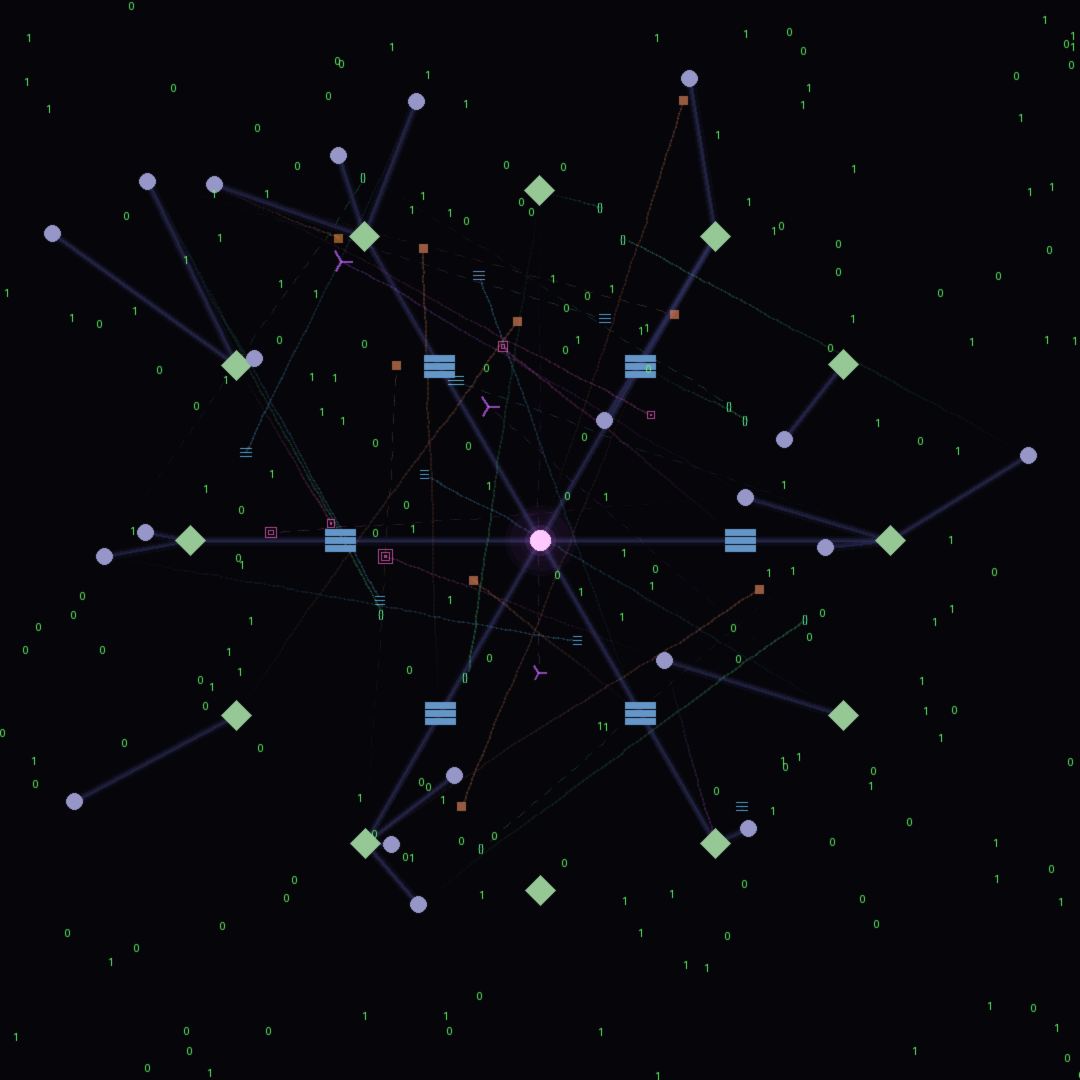

The Python source for this figure:
from PIL import Image, ImageDraw, ImageFilter
import numpy as np
from scipy.ndimage import gaussian_filter
import math
import random
import colorsys
import struct

# Canvas dimensions
WIDTH, HEIGHT = 1080, 1080

# Create base image
img = Image.new('RGB', (WIDTH, HEIGHT), color=(5, 5, 10))
draw = ImageDraw.Draw(img, 'RGBA')

# Data packet class
class DataPacket:
    def __init__(self, data_type, size, origin, destination):
        self.type = data_type  # 'text', 'image', 'video', 'code', 'neural'
        self.size = size
        self.origin = origin
        self.destination = destination
        self.position = list(origin)
        self.velocity = [0, 0]
        self.age = 0
        self.path_history = [list(origin)]
        self.corrupted = random.random() < 0.05  # 5% corruption rate
        self.encrypted = random.random() < 0.3  # 30% encrypted
        
        # Visual properties based on type
        self.color = self._get_type_color()
        self.pattern = self._get_type_pattern()
        
    def _get_type_color(self):
        """Color coding for different data types"""
        colors = {
            'text': (100, 200, 255),      # Blue - language
            'image': (255, 150, 100),     # Orange - visual
            'video': (255, 100, 200),     # Pink - motion
            'code': (100, 255, 150),      # Green - logic
            'neural': (200, 100, 255),    # Purple - thought
        }
        return colors.get(self.type, (200, 200, 200))
    
    def _get_type_pattern(self):
        """Visual pattern for data type"""
        patterns = {
            'text': 'lines',
            'image': 'pixels',
            'video': 'frames',
            'code': 'brackets',
            'neural': 'synapses'
        }
        return patterns.get(self.type, 'dots')
    
    def update(self):
        """Update packet position"""
        # Move toward destination
        dx = self.destination[0] - self.position[0]
        dy = self.destination[1] - self.position[1]
        distance = math.sqrt(dx*dx + dy*dy)
        
        if distance > 5:
            # Normalize and apply speed based on size
            speed = 5 / (1 + self.size * 0.1)  # Smaller packets move faster
            self.velocity[0] = speed * dx / distance
            self.velocity[1] = speed * dy / distance
            
            # Add some randomness for organic movement
            self.velocity[0] += random.uniform(-0.5, 0.5)
            self.velocity[1] += random.uniform(-0.5, 0.5)
            
            # Update position
            self.position[0] += self.velocity[0]
            self.position[1] += self.velocity[1]
            
            # Store path
            if len(self.path_history) < 100:
                self.path_history.append(list(self.position))
        
        self.age += 1
        
        return distance < 5  # Reached destination

# Network node class
class NetworkNode:
    def __init__(self, x, y, node_type='router'):
        self.x = x
        self.y = y
        self.type = node_type  # 'server', 'router', 'terminal', 'database', 'ai'
        self.buffer = []
        self.processing_power = random.uniform(0.5, 1.0)
        self.connections = []
        self.activity = 0
        
    def process_packet(self, packet):
        """Process incoming packet"""
        self.activity = min(1.0, self.activity + 0.1)
        
        # Different nodes handle data differently
        if self.type == 'ai':
            # AI nodes transform data
            if packet.type == 'text':
                packet.type = 'neural'
                packet.color = packet._get_type_color()
        elif self.type == 'database':
            # Databases store and replicate
            if random.random() < 0.3:
                return packet  # Replicate
        
        return None
    
    def update(self):
        """Update node state"""
        self.activity *= 0.95  # Decay activity

# Create network topology
nodes = []
node_positions = []

# Central AI core
ai_core = NetworkNode(WIDTH/2, HEIGHT/2, 'ai')
nodes.append(ai_core)
node_positions.append((ai_core.x, ai_core.y))

# Surrounding servers
for i in range(6):
    angle = i * math.pi / 3
    radius = 200
    x = WIDTH/2 + radius * math.cos(angle)
    y = HEIGHT/2 + radius * math.sin(angle)
    server = NetworkNode(x, y, 'server')
    nodes.append(server)
    node_positions.append((x, y))
    # Connect to AI core
    ai_core.connections.append(server)
    server.connections.append(ai_core)

# Edge routers
for i in range(12):
    angle = i * math.pi / 6
    radius = 350
    x = WIDTH/2 + radius * math.cos(angle)
    y = HEIGHT/2 + radius * math.sin(angle)
    router = NetworkNode(x, y, 'router')
    nodes.append(router)
    node_positions.append((x, y))
    
    # Connect to nearest servers
    for server in nodes[1:7]:
        dist = math.sqrt((x - server.x)**2 + (y - server.y)**2)
        if dist < 200:
            router.connections.append(server)
            server.connections.append(router)

# Terminal nodes (user endpoints)
for _ in range(20):
    x = random.uniform(50, WIDTH - 50)
    y = random.uniform(50, HEIGHT - 50)
    terminal = NetworkNode(x, y, 'terminal')
    nodes.append(terminal)
    node_positions.append((x, y))
    
    # Connect to nearest router
    min_dist = float('inf')
    nearest = None
    for router in nodes[7:19]:  # Just the routers
        dist = math.sqrt((x - router.x)**2 + (y - router.y)**2)
        if dist < min_dist:
            min_dist = dist
            nearest = router
    
    if nearest and min_dist < 300:
        terminal.connections.append(nearest)
        nearest.connections.append(terminal)

# Draw network infrastructure
# Connection lines
for node in nodes:
    for connected in node.connections:
        # Avoid duplicate lines
        if node.x < connected.x or (node.x == connected.x and node.y < connected.y):
            # Data highway glow
            for width in [10, 5, 2]:
                alpha = 30 + (10 - width) * 10
                draw.line([(node.x, node.y), (connected.x, connected.y)],
                         fill=(50, 50, 100, alpha), width=width)

# Create data packets
packets = []
data_types = ['text', 'image', 'video', 'code', 'neural']

# Initial burst of data
for _ in range(50):
    # Random origin and destination
    origin_node = random.choice(nodes)
    dest_node = random.choice(nodes)
    
    if origin_node != dest_node:
        data_type = random.choice(data_types)
        size = random.uniform(0.1, 1.0)
        
        packet = DataPacket(data_type, size, 
                          (origin_node.x, origin_node.y),
                          (dest_node.x, dest_node.y))
        packets.append(packet)

# Simulate data flow
for _ in range(100):
    # Update packets
    for packet in packets[:]:
        if packet.update():
            # Reached destination
            packets.remove(packet)
            
            # Sometimes spawn new packets
            if random.random() < 0.3:
                origin_node = random.choice(nodes)
                dest_node = random.choice(nodes)
                if origin_node != dest_node:
                    new_packet = DataPacket(
                        random.choice(data_types),
                        random.uniform(0.1, 1.0),
                        (origin_node.x, origin_node.y),
                        (dest_node.x, dest_node.y)
                    )
                    packets.append(new_packet)
    
    # Update nodes
    for node in nodes:
        node.update()

# Draw data streams
for packet in packets:
    # Draw path trail
    if len(packet.path_history) > 1:
        for i in range(len(packet.path_history) - 1):
            alpha = int(50 * i / len(packet.path_history))
            
            # Encrypted data has different appearance
            if packet.encrypted:
                # Dashed line for encrypted
                if i % 4 < 2:
                    draw.line([packet.path_history[i], packet.path_history[i+1]],
                             fill=packet.color + (alpha,), width=1)
            else:
                draw.line([packet.path_history[i], packet.path_history[i+1]],
                         fill=packet.color + (alpha,), width=2)
    
    # Draw packet
    x, y = packet.position
    size = 5 + packet.size * 10
    
    # Corrupted packets flicker
    if packet.corrupted:
        size *= random.uniform(0.8, 1.2)
        # Glitch colors
        r, g, b = packet.color
        r = min(255, r + random.randint(-50, 50))
        g = min(255, g + random.randint(-50, 50))
        b = min(255, b + random.randint(-50, 50))
        color = (r, g, b)
    else:
        color = packet.color
    
    # Draw based on pattern
    if packet.pattern == 'lines':
        # Text data - horizontal lines
        for i in range(3):
            y_offset = (i - 1) * 4
            draw.line([(x - size/2, y + y_offset), (x + size/2, y + y_offset)],
                     fill=color + (200,), width=1)
    elif packet.pattern == 'pixels':
        # Image data - pixel grid
        for i in range(-1, 2):
            for j in range(-1, 2):
                draw.rectangle([x + i*3 - 1, y + j*3 - 1, x + i*3 + 1, y + j*3 + 1],
                              fill=color + (150,))
    elif packet.pattern == 'frames':
        # Video data - stacked rectangles
        for i in range(3):
            offset = i * 3
            x1 = x - size/2 + offset
            y1 = y - size/2 + offset
            x2 = x + size/2 - offset
            y2 = y + size/2 - offset
            if x1 < x2 and y1 < y2:  # Ensure valid rectangle
                draw.rectangle([x1, y1, x2, y2],
                              outline=color + (180,), width=1)
    elif packet.pattern == 'brackets':
        # Code data - bracket symbols
        draw.text((x - 5, y - 5), "{}", fill=color + (200,))
    else:  # neural/synapses
        # Neural data - branching pattern
        for angle in [0, 120, 240]:
            end_x = x + size * math.cos(math.radians(angle))
            end_y = y + size * math.sin(math.radians(angle))
            draw.line([(x, y), (end_x, end_y)], fill=color + (180,), width=2)

# Draw nodes
for node in nodes:
    # Node appearance based on type and activity
    if node.type == 'ai':
        # AI core - pulsing circles
        for r in range(40, 10, -5):
            pulse = 0.5 + 0.5 * math.sin(r * 0.2)
            alpha = int(100 * pulse * (1 - r / 40))
            draw.ellipse([node.x - r, node.y - r, node.x + r, node.y + r],
                        fill=(200, 100, 255, alpha))
        # Core
        draw.ellipse([node.x - 10, node.y - 10, node.x + 10, node.y + 10],
                    fill=(255, 200, 255))
    elif node.type == 'server':
        # Server - stacked rectangles
        for i in range(3):
            y_offset = (i - 1) * 8
            color = (100, 150, 200) if node.activity < 0.5 else (200, 150, 100)
            draw.rectangle([node.x - 15, node.y + y_offset - 3,
                           node.x + 15, node.y + y_offset + 3],
                          fill=color)
    elif node.type == 'router':
        # Router - diamond
        points = [
            (node.x, node.y - 15),
            (node.x + 15, node.y),
            (node.x, node.y + 15),
            (node.x - 15, node.y)
        ]
        color = (150, 200, 150) if node.activity < 0.5 else (200, 200, 100)
        draw.polygon(points, fill=color)
    else:  # terminal
        # Terminal - simple circle
        color = (150, 150, 200) if node.activity < 0.5 else (200, 200, 255)
        draw.ellipse([node.x - 8, node.y - 8, node.x + 8, node.y + 8],
                    fill=color)

# Add digital rain effect
for _ in range(200):
    x = random.randint(0, WIDTH)
    y = random.randint(0, HEIGHT)
    # Binary digits
    digit = random.choice(['0', '1'])
    alpha = random.randint(20, 80)
    draw.text((x, y), digit, fill=(100, 255, 100, alpha))

# Final atmospheric effects
img = img.filter(ImageFilter.GaussianBlur(radius=0.5))

# Add scan lines for digital aesthetic
for y in range(0, HEIGHT, 4):
    draw.line([(0, y), (WIDTH, y)], fill=(255, 255, 255, 5))

img.save('data_dreams_01.png')
print("Data Dreams visualized: data_dreams_01.png")